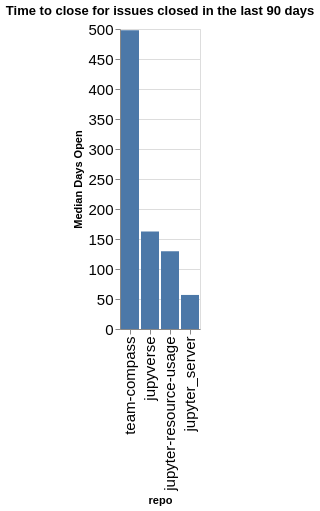

The cell this chart's notebook holds for it:
### Code cell
time_open = closed.groupby(['org', 'repo']).agg({'time_open': 'median'}).reset_index()
time_open['time_open'] = time_open['time_open'] / (60 * 60 * 24)
time_open['org/repo'] = time_open.apply(lambda a: a['org'] + '/' + a['repo'], axis=1)
sorted_vals = time_open.sort_values(['org', 'time_open'], ascending=False)['repo'].values
alt.Chart(data=time_open, title=f"Time to close for issues closed in the last {n_days} days").mark_bar().encode(
    x=alt.X('repo', sort=alt.Sort(sorted_vals.tolist())),
    y=alt.Y('time_open', title="Median Days Open"),
)

### Figure 1 — Vega-Lite specification as saved in the notebook (floating-point values rounded to 4 significant figures)
{"config": {"axisLeft": {"labelFontSize": 15}, "axisBottom": {"labelFontSize": 15}}, "data": {"name": "data-33e194cfff5d3f421d7e8bbc677d5468"}, "mark": {"type": "bar"}, "encoding": {"x": {"field": "repo", "sort": ["team-compass", "jupyverse", "jupyter-resource-usage", "jupyter_server"], "type": "nominal"}, "y": {"field": "time_open", "title": "Median Days Open", "type": "quantitative"}}, "title": "Time to close for issues closed in the last 90 days", "$schema": "https://vega.github.io/schema/vega-lite/v5.20.1.json", "datasets": {"data-33e194cfff5d3f421d7e8bbc677d5468": [{"org": "jupyter-server", "repo": "jupyter-resource-usage", "time_open": 129.6, "org/repo": "jupyter-server/jupyter-resource-usage"}, {"org": "jupyter-server", "repo": "jupyter_server", "time_open": 56.76, "org/repo": "jupyter-server/jupyter_server"}, {"org": "jupyter-server", "repo": "jupyverse", "time_open": 162.5, "org/repo": "jupyter-server/jupyverse"}, {"org": "jupyter-server", "repo": "team-compass", "time_open": 498.1, "org/repo": "jupyter-server/team-compass"}]}}
